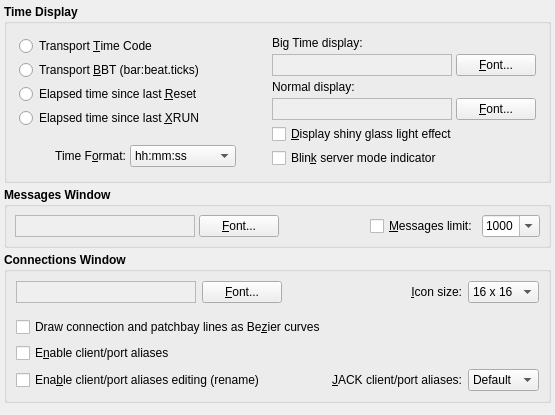
     <widget class="QWidget" name="DisplayTabPage">
      <attribute name="title">
       <string>Display</string>
      </attribute>
      <layout class="QVBoxLayout">
       <property name="spacing">
        <number>4</number>
       </property>
       <property name="leftMargin">
        <number>4</number>
       </property>
       <property name="topMargin">
        <number>4</number>
       </property>
       <property name="rightMargin">
        <number>4</number>
       </property>
       <property name="bottomMargin">
        <number>4</number>
       </property>
       <item>
        <widget class="QGroupBox" name="TimeDisplayGroupBox">
         <property name="font">
          <font>
           <weight>75</weight>
           <bold>true</bold>
          </font>
         </property>
         <property name="title">
          <string>Time Display</string>
         </property>
         <property name="flat">
          <bool>true</bool>
         </property>
         <layout class="QGridLayout">
          <property name="leftMargin">
           <number>8</number>
          </property>
          <property name="topMargin">
           <number>8</number>
          </property>
          <property name="rightMargin">
           <number>8</number>
          </property>
          <property name="bottomMargin">
           <number>8</number>
          </property>
          <property name="spacing">
           <number>4</number>
          </property>
          <item row="1" column="0">
           <layout class="QHBoxLayout">
            <property name="spacing">
             <number>4</number>
            </property>
            <property name="leftMargin">
             <number>4</number>
            </property>
            <property name="topMargin">
             <number>4</number>
            </property>
            <property name="rightMargin">
             <number>4</number>
            </property>
            <property name="bottomMargin">
             <number>4</number>
            </property>
            <item>
             <widget class="QLabel" name="TimeFormatTextLabel">
              <property name="font">
               <font>
                <weight>50</weight>
                <bold>false</bold>
               </font>
              </property>
              <property name="text">
               <string>Time F&amp;ormat:</string>
              </property>
              <property name="alignment">
               <set>Qt::AlignRight|Qt::AlignTrailing|Qt::AlignVCenter</set>
              </property>
              <property name="wordWrap">
               <bool>false</bool>
              </property>
              <property name="buddy">
               <cstring>TimeFormatComboBox</cstring>
              </property>
             </widget>
            </item>
            <item>
             <widget class="QComboBox" name="TimeFormatComboBox">
              <property name="font">
               <font>
                <weight>50</weight>
                <bold>false</bold>
               </font>
              </property>
              <property name="toolTip">
               <string>The general time format on display</string>
              </property>
              <property name="editable">
               <bool>false</bool>
              </property>
              <item>
               <property name="text">
                <string>hh:mm:ss</string>
               </property>
              </item>
              <item>
               <property name="text">
                <string>hh:mm:ss.d</string>
               </property>
              </item>
              <item>
               <property name="text">
                <string>hh:mm:ss.dd</string>
               </property>
              </item>
              <item>
               <property name="text">
                <string>hh:mm:ss.ddd</string>
               </property>
              </item>
             </widget>
            </item>
           </layout>
          </item>
          <item row="0" column="0">
           <layout class="QVBoxLayout">
            <property name="spacing">
             <number>4</number>
            </property>
            <property name="leftMargin">
             <number>4</number>
            </property>
            <property name="topMargin">
             <number>4</number>
            </property>
            <property name="rightMargin">
             <number>4</number>
            </property>
            <property name="bottomMargin">
             <number>4</number>
            </property>
            <item>
             <widget class="QRadioButton" name="TransportTimeRadioButton">
              <property name="font">
               <font>
                <weight>50</weight>
                <bold>false</bold>
               </font>
              </property>
              <property name="text">
               <string>Transport &amp;Time Code</string>
              </property>
              <property name="shortcut">
               <string>Alt+T</string>
              </property>
             </widget>
            </item>
            <item>
             <widget class="QRadioButton" name="TransportBBTRadioButton">
              <property name="font">
               <font>
                <weight>50</weight>
                <bold>false</bold>
               </font>
              </property>
              <property name="text">
               <string>Transport &amp;BBT (bar:beat.ticks)</string>
              </property>
              <property name="shortcut">
               <string>Alt+B</string>
              </property>
             </widget>
            </item>
            <item>
             <widget class="QRadioButton" name="ElapsedResetRadioButton">
              <property name="font">
               <font>
                <weight>50</weight>
                <bold>false</bold>
               </font>
              </property>
              <property name="text">
               <string>Elapsed time since last &amp;Reset</string>
              </property>
              <property name="shortcut">
               <string>Alt+R</string>
              </property>
             </widget>
            </item>
            <item>
             <widget class="QRadioButton" name="ElapsedXrunRadioButton">
              <property name="font">
               <font>
                <weight>50</weight>
                <bold>false</bold>
               </font>
              </property>
              <property name="text">
               <string>Elapsed time since last &amp;XRUN</string>
              </property>
              <property name="shortcut">
               <string>Alt+X</string>
              </property>
             </widget>
            </item>
           </layout>
          </item>
          <item row="0" column="1">
           <spacer>
            <property name="orientation">
             <enum>Qt::Horizontal</enum>
            </property>
            <property name="sizeType">
             <enum>QSizePolicy::Minimum</enum>
            </property>
            <property name="sizeHint" stdset="0">
             <size>
              <width>24</width>
              <height>8</height>
             </size>
            </property>
           </spacer>
          </item>
          <item row="1" column="1">
           <spacer>
            <property name="orientation">
             <enum>Qt::Horizontal</enum>
            </property>
            <property name="sizeType">
             <enum>QSizePolicy::Minimum</enum>
            </property>
            <property name="sizeHint" stdset="0">
             <size>
              <width>24</width>
              <height>8</height>
             </size>
            </property>
           </spacer>
          </item>
          <item row="0" column="2" rowspan="2">
           <layout class="QGridLayout">
            <property name="leftMargin">
             <number>4</number>
            </property>
            <property name="topMargin">
             <number>4</number>
            </property>
            <property name="rightMargin">
             <number>4</number>
            </property>
            <property name="bottomMargin">
             <number>4</number>
            </property>
            <property name="spacing">
             <number>4</number>
            </property>
            <item row="3" column="0">
             <widget class="QLabel" name="DisplayFont2TextLabel">
              <property name="minimumSize">
               <size>
                <width>180</width>
                <height>0</height>
               </size>
              </property>
              <property name="maximumSize">
               <size>
                <width>260</width>
                <height>32767</height>
               </size>
              </property>
              <property name="font">
               <font>
                <weight>50</weight>
                <bold>false</bold>
               </font>
              </property>
              <property name="toolTip">
               <string>Sample front panel normal display font</string>
              </property>
              <property name="autoFillBackground">
               <bool>true</bool>
              </property>
              <property name="frameShape">
               <enum>QFrame::StyledPanel</enum>
              </property>
              <property name="frameShadow">
               <enum>QFrame::Sunken</enum>
              </property>
              <property name="alignment">
               <set>Qt::AlignCenter</set>
              </property>
              <property name="wordWrap">
               <bool>false</bool>
              </property>
             </widget>
            </item>
            <item row="1" column="0">
             <widget class="QLabel" name="DisplayFont1TextLabel">
              <property name="minimumSize">
               <size>
                <width>180</width>
                <height>0</height>
               </size>
              </property>
              <property name="maximumSize">
               <size>
                <width>260</width>
                <height>32767</height>
               </size>
              </property>
              <property name="font">
               <font>
                <weight>50</weight>
                <bold>false</bold>
               </font>
              </property>
              <property name="toolTip">
               <string>Sample big time display font</string>
              </property>
              <property name="autoFillBackground">
               <bool>true</bool>
              </property>
              <property name="frameShape">
               <enum>QFrame::StyledPanel</enum>
              </property>
              <property name="frameShadow">
               <enum>QFrame::Sunken</enum>
              </property>
              <property name="alignment">
               <set>Qt::AlignCenter</set>
              </property>
              <property name="wordWrap">
               <bool>false</bool>
              </property>
             </widget>
            </item>
            <item row="0" column="0" colspan="2">
             <widget class="QLabel" name="DisplayFont1Label">
              <property name="font">
               <font>
                <weight>50</weight>
                <bold>false</bold>
               </font>
              </property>
              <property name="text">
               <string>Big Time display:</string>
              </property>
              <property name="wordWrap">
               <bool>false</bool>
              </property>
             </widget>
            </item>
            <item row="3" column="1">
             <widget class="QPushButton" name="DisplayFont2PushButton">
              <property name="font">
               <font>
                <weight>50</weight>
                <bold>false</bold>
               </font>
              </property>
              <property name="toolTip">
               <string>Select font for front panel normal display</string>
              </property>
              <property name="text">
               <string>&amp;Font...</string>
              </property>
              <property name="shortcut">
               <string>Alt+F</string>
              </property>
              <property name="autoDefault">
               <bool>false</bool>
              </property>
             </widget>
            </item>
            <item row="1" column="1">
             <widget class="QPushButton" name="DisplayFont1PushButton">
              <property name="font">
               <font>
                <weight>50</weight>
                <bold>false</bold>
               </font>
              </property>
              <property name="toolTip">
               <string>Select font for big time display</string>
              </property>
              <property name="text">
               <string>&amp;Font...</string>
              </property>
              <property name="shortcut">
               <string>Alt+F</string>
              </property>
              <property name="autoDefault">
               <bool>false</bool>
              </property>
             </widget>
            </item>
            <item row="2" column="0" colspan="2">
             <widget class="QLabel" name="DisplayFont2Label">
              <property name="font">
               <font>
                <weight>50</weight>
                <bold>false</bold>
               </font>
              </property>
              <property name="text">
               <string>Normal display:</string>
              </property>
              <property name="wordWrap">
               <bool>false</bool>
              </property>
             </widget>
            </item>
            <item row="4" column="0" colspan="2">
             <widget class="QCheckBox" name="DisplayEffectCheckBox">
              <property name="font">
               <font>
                <weight>50</weight>
                <bold>false</bold>
               </font>
              </property>
              <property name="toolTip">
               <string>Whether to enable a shiny glass light effect on the main display</string>
              </property>
              <property name="text">
               <string>&amp;Display shiny glass light effect</string>
              </property>
              <property name="shortcut">
               <string>Alt+D</string>
              </property>
             </widget>
            </item>
            <item row="5" column="0" colspan="2">
             <widget class="QCheckBox" name="DisplayBlinkCheckBox">
              <property name="font">
               <font>
                <weight>50</weight>
                <bold>false</bold>
               </font>
              </property>
              <property name="toolTip">
               <string>Whether to enable blinking (flashing) of the server mode (RT) indicator</string>
              </property>
              <property name="text">
               <string>Blin&amp;k server mode indicator</string>
              </property>
              <property name="shortcut">
               <string>Alt+K</string>
              </property>
             </widget>
            </item>
           </layout>
          </item>
         </layout>
        </widget>
       </item>
       <item>
        <widget class="QGroupBox" name="MessagesWindowGroupBox">
         <property name="font">
          <font>
           <weight>75</weight>
           <bold>true</bold>
          </font>
         </property>
         <property name="title">
          <string>Messages Window</string>
         </property>
         <property name="flat">
          <bool>true</bool>
         </property>
         <layout class="QHBoxLayout">
          <property name="spacing">
           <number>4</number>
          </property>
          <property name="leftMargin">
           <number>8</number>
          </property>
          <property name="topMargin">
           <number>8</number>
          </property>
          <property name="rightMargin">
           <number>8</number>
          </property>
          <property name="bottomMargin">
           <number>8</number>
          </property>
          <item>
           <widget class="QLabel" name="MessagesFontTextLabel">
            <property name="minimumSize">
             <size>
              <width>180</width>
              <height>0</height>
             </size>
            </property>
            <property name="maximumSize">
             <size>
              <width>260</width>
              <height>16777215</height>
             </size>
            </property>
            <property name="font">
             <font>
              <weight>50</weight>
              <bold>false</bold>
             </font>
            </property>
            <property name="toolTip">
             <string>Sample messages text font display</string>
            </property>
            <property name="autoFillBackground">
             <bool>true</bool>
            </property>
            <property name="frameShape">
             <enum>QFrame::StyledPanel</enum>
            </property>
            <property name="frameShadow">
             <enum>QFrame::Sunken</enum>
            </property>
            <property name="alignment">
             <set>Qt::AlignCenter</set>
            </property>
            <property name="wordWrap">
             <bool>false</bool>
            </property>
           </widget>
          </item>
          <item>
           <widget class="QPushButton" name="MessagesFontPushButton">
            <property name="font">
             <font>
              <weight>50</weight>
              <bold>false</bold>
             </font>
            </property>
            <property name="toolTip">
             <string>Select font for the messages text display</string>
            </property>
            <property name="text">
             <string>&amp;Font...</string>
            </property>
            <property name="shortcut">
             <string>Alt+F</string>
            </property>
            <property name="autoDefault">
             <bool>false</bool>
            </property>
           </widget>
          </item>
          <item>
           <spacer>
            <property name="orientation">
             <enum>Qt::Horizontal</enum>
            </property>
            <property name="sizeType">
             <enum>QSizePolicy::Expanding</enum>
            </property>
            <property name="sizeHint" stdset="0">
             <size>
              <width>8</width>
              <height>8</height>
             </size>
            </property>
           </spacer>
          </item>
          <item>
           <widget class="QCheckBox" name="MessagesLimitCheckBox">
            <property name="font">
             <font>
              <weight>50</weight>
              <bold>false</bold>
             </font>
            </property>
            <property name="toolTip">
             <string>Whether to keep a maximum number of lines in the messages window</string>
            </property>
            <property name="text">
             <string>&amp;Messages limit:</string>
            </property>
            <property name="shortcut">
             <string>Alt+M</string>
            </property>
           </widget>
          </item>
          <item>
           <widget class="QComboBox" name="MessagesLimitLinesComboBox">
            <property name="font">
             <font>
              <weight>50</weight>
              <bold>false</bold>
             </font>
            </property>
            <property name="toolTip">
             <string>The maximum number of message lines to keep in view</string>
            </property>
            <property name="editable">
             <bool>true</bool>
            </property>
            <property name="currentIndex">
             <number>3</number>
            </property>
            <item>
             <property name="text">
              <string>100</string>
             </property>
            </item>
            <item>
             <property name="text">
              <string>250</string>
             </property>
            </item>
            <item>
             <property name="text">
              <string>500</string>
             </property>
            </item>
            <item>
             <property name="text">
              <string>1000</string>
             </property>
            </item>
            <item>
             <property name="text">
              <string>2500</string>
             </property>
            </item>
            <item>
             <property name="text">
              <string>5000</string>
             </property>
            </item>
           </widget>
          </item>
         </layout>
        </widget>
       </item>
       <item>
        <widget class="QGroupBox" name="ConnectionsWindowGroupBox">
         <property name="font">
          <font>
           <weight>75</weight>
           <bold>true</bold>
          </font>
         </property>
         <property name="title">
          <string>Connections Window</string>
         </property>
         <property name="flat">
          <bool>true</bool>
         </property>
         <layout class="QGridLayout">
          <item row="0" column="0">
           <widget class="QLabel" name="ConnectionsFontTextLabel">
            <property name="minimumSize">
             <size>
              <width>180</width>
              <height>0</height>
             </size>
            </property>
            <property name="maximumSize">
             <size>
              <width>260</width>
              <height>16777215</height>
             </size>
            </property>
            <property name="font">
             <font>
              <weight>50</weight>
              <bold>false</bold>
             </font>
            </property>
            <property name="toolTip">
             <string>Sample connections view font</string>
            </property>
            <property name="autoFillBackground">
             <bool>true</bool>
            </property>
            <property name="frameShape">
             <enum>QFrame::StyledPanel</enum>
            </property>
            <property name="frameShadow">
             <enum>QFrame::Sunken</enum>
            </property>
            <property name="alignment">
             <set>Qt::AlignCenter</set>
            </property>
            <property name="wordWrap">
             <bool>false</bool>
            </property>
           </widget>
          </item>
          <item row="0" column="1">
           <widget class="QPushButton" name="ConnectionsFontPushButton">
            <property name="font">
             <font>
              <weight>50</weight>
              <bold>false</bold>
             </font>
            </property>
            <property name="toolTip">
             <string>Select font for the connections view</string>
            </property>
            <property name="text">
             <string>&amp;Font...</string>
            </property>
            <property name="shortcut">
             <string>Alt+F</string>
            </property>
            <property name="autoDefault">
             <bool>false</bool>
            </property>
           </widget>
          </item>
          <item row="0" column="2">
           <spacer>
            <property name="orientation">
             <enum>Qt::Horizontal</enum>
            </property>
            <property name="sizeType">
             <enum>QSizePolicy::Expanding</enum>
            </property>
            <property name="sizeHint" stdset="0">
             <size>
              <width>8</width>
              <height>8</height>
             </size>
            </property>
           </spacer>
          </item>
          <item row="0" column="3">
           <widget class="QLabel" name="ConnectionsIconSizeTextLabel">
            <property name="font">
             <font>
              <weight>50</weight>
              <bold>false</bold>
             </font>
            </property>
            <property name="text">
             <string>&amp;Icon size:</string>
            </property>
            <property name="alignment">
             <set>Qt::AlignRight|Qt::AlignTrailing|Qt::AlignVCenter</set>
            </property>
            <property name="wordWrap">
             <bool>false</bool>
            </property>
            <property name="buddy">
             <cstring>ConnectionsIconSizeComboBox</cstring>
            </property>
           </widget>
          </item>
          <item row="0" column="4">
           <widget class="QComboBox" name="ConnectionsIconSizeComboBox">
            <property name="font">
             <font>
              <weight>50</weight>
              <bold>false</bold>
             </font>
            </property>
            <property name="toolTip">
             <string>The icon size for each item of the connections view</string>
            </property>
            <property name="editable">
             <bool>false</bool>
            </property>
            <property name="currentIndex">
             <number>0</number>
            </property>
            <item>
             <property name="text">
              <string>16 x 16</string>
             </property>
            </item>
            <item>
             <property name="text">
              <string>32 x 32</string>
             </property>
            </item>
            <item>
             <property name="text">
              <string>64 x 64</string>
             </property>
            </item>
           </widget>
          </item>
          <item row="1" column="0" colspan="5">
           <spacer>
            <property name="orientation">
             <enum>Qt::Vertical</enum>
            </property>
            <property name="sizeType">
             <enum>QSizePolicy::Minimum</enum>
            </property>
            <property name="sizeHint" stdset="0">
             <size>
              <width>8</width>
              <height>8</height>
             </size>
            </property>
           </spacer>
          </item>
          <item row="2" column="0" colspan="3">
           <widget class="QCheckBox" name="BezierLinesCheckBox">
            <property name="font">
             <font>
              <weight>50</weight>
              <bold>false</bold>
             </font>
            </property>
            <property name="toolTip">
             <string>Whether to draw connection lines as cubic Bezier curves</string>
            </property>
            <property name="text">
             <string>Draw connection and patchbay lines as Be&amp;zier curves</string>
            </property>
            <property name="shortcut">
             <string>Alt+Z</string>
            </property>
           </widget>
          </item>
          <item row="3" column="0">
           <widget class="QCheckBox" name="AliasesEnabledCheckBox">
            <property name="font">
             <font>
              <weight>50</weight>
              <bold>false</bold>
             </font>
            </property>
            <property name="toolTip">
             <string>Whether to enable client/port name aliases on the connections window</string>
            </property>
            <property name="text">
             <string>E&amp;nable client/port aliases</string>
            </property>
            <property name="shortcut">
             <string>Alt+N</string>
            </property>
           </widget>
          </item>
          <item row="4" column="0" colspan="2">
           <widget class="QCheckBox" name="AliasesEditingCheckBox">
            <property name="font">
             <font>
              <weight>50</weight>
              <bold>false</bold>
             </font>
            </property>
            <property name="toolTip">
             <string>Whether to enable in-place client/port name editing (rename)</string>
            </property>
            <property name="text">
             <string>Ena&amp;ble client/port aliases editing (rename)</string>
            </property>
            <property name="shortcut">
             <string>Alt+B</string>
            </property>
           </widget>
          </item>
          <item row="4" column="3">
           <widget class="QLabel" name="JackClientPortAliasTextLabel">
            <property name="font">
             <font>
              <weight>50</weight>
              <bold>false</bold>
             </font>
            </property>
            <property name="text">
             <string>&amp;JACK client/port aliases:</string>
            </property>
            <property name="alignment">
             <set>Qt::AlignRight|Qt::AlignTrailing|Qt::AlignVCenter</set>
            </property>
            <property name="wordWrap">
             <bool>false</bool>
            </property>
            <property name="buddy">
             <cstring>JackClientPortAliasComboBox</cstring>
            </property>
           </widget>
          </item>
          <item row="4" column="4">
           <widget class="QComboBox" name="JackClientPortAliasComboBox">
            <property name="font">
             <font>
              <weight>50</weight>
              <bold>false</bold>
             </font>
            </property>
            <property name="toolTip">
             <string>JACK client/port aliases display mode</string>
            </property>
            <property name="editable">
             <bool>false</bool>
            </property>
            <property name="currentIndex">
             <number>0</number>
            </property>
            <item>
             <property name="text">
              <string>Default</string>
             </property>
            </item>
            <item>
             <property name="text">
              <string>First</string>
             </property>
            </item>
            <item>
             <property name="text">
              <string>Second</string>
             </property>
            </item>
           </widget>
          </item>
         </layout>
        </widget>
       </item>
       <item>
        <spacer>
         <property name="orientation">
          <enum>Qt::Vertical</enum>
         </property>
         <property name="sizeType">
          <enum>QSizePolicy::MinimumExpanding</enum>
         </property>
         <property name="sizeHint" stdset="0">
          <size>
           <width>8</width>
           <height>8</height>
          </size>
         </property>
        </spacer>
       </item>
      </layout>
     </widget>
